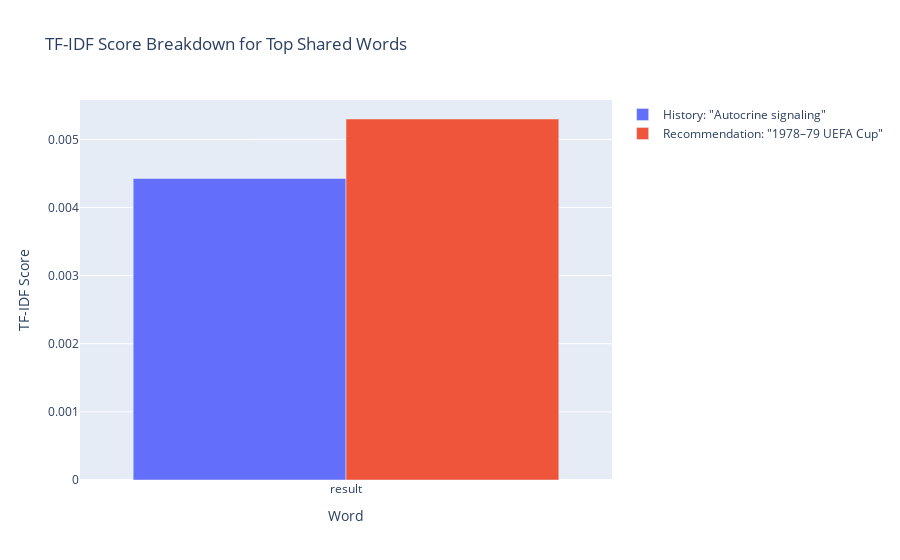

Notebook code for this chart:
### Markdown cell above
### Most Dissimilar Documents with Non-Zero Similarity

Meaning that at least one word is shared between the documents, but they are still largely unrelated.

### Code cell
temp_sim_matrix = np.copy(similarity_matrix)
temp_sim_matrix[temp_sim_matrix == 0] = np.inf

min_nonzero_sim = np.min(temp_sim_matrix)

found_pair = False
if not np.isinf(min_nonzero_sim):
    min_sim_indices = np.where(similarity_matrix == min_nonzero_sim)
    
    if len(min_sim_indices[0]) > 0:
        for i in range(len(min_sim_indices[0])):
            doc1_idx_in_subset = min_sim_indices[0][i]
            doc1_corpus_idx = random_indices[doc1_idx_in_subset]
            doc2_corpus_idx = min_sim_indices[1][i]

            url1 = corpus_data.loc[doc1_corpus_idx, 'url']
            url2 = corpus_data.loc[doc2_corpus_idx, 'url']

            if url1 != url2:
                doc1_title = corpus_data.loc[doc1_corpus_idx, 'title']
                doc2_title = corpus_data.loc[doc2_corpus_idx, 'title']
                found_pair = True
                break

if found_pair:
    print(f"--- Most Dissimilar Documents (Score > 0) ---")
    print(f"Score: {min_nonzero_sim:.4f}")
    print(f"Article 1: '{doc1_title}' ({url1})")
    print(f"Article 2: '{doc2_title}' ({url2})")

    print("\n--- Shared Words Breakdown ---")
    visualize_recommendation_breakdown(url1, url2, vectorizer, corpus_data, corpus_vectors, corpus_data, corpus_vectors)
else:
    print("Could not find a pair of different documents with a non-zero similarity score.")

### Figure 1 — Plotly figure (JSON) as saved in the notebook; plotly's stock layout.template omitted (floating-point values rounded to 4 significant figures)
{"data": [{"name": "History: \"Autocrine signaling\"", "type": "bar", "x": ["result"], "y": [0.004425]}, {"name": "Recommendation: \"1978–79 UEFA Cup\"", "type": "bar", "x": ["result"], "y": [0.005298]}], "layout": {"barmode": "group", "title": {"text": "TF-IDF Score Breakdown for Top Shared Words"}, "xaxis": {"title": {"text": "Word"}}, "yaxis": {"title": {"text": "TF-IDF Score"}}}}
